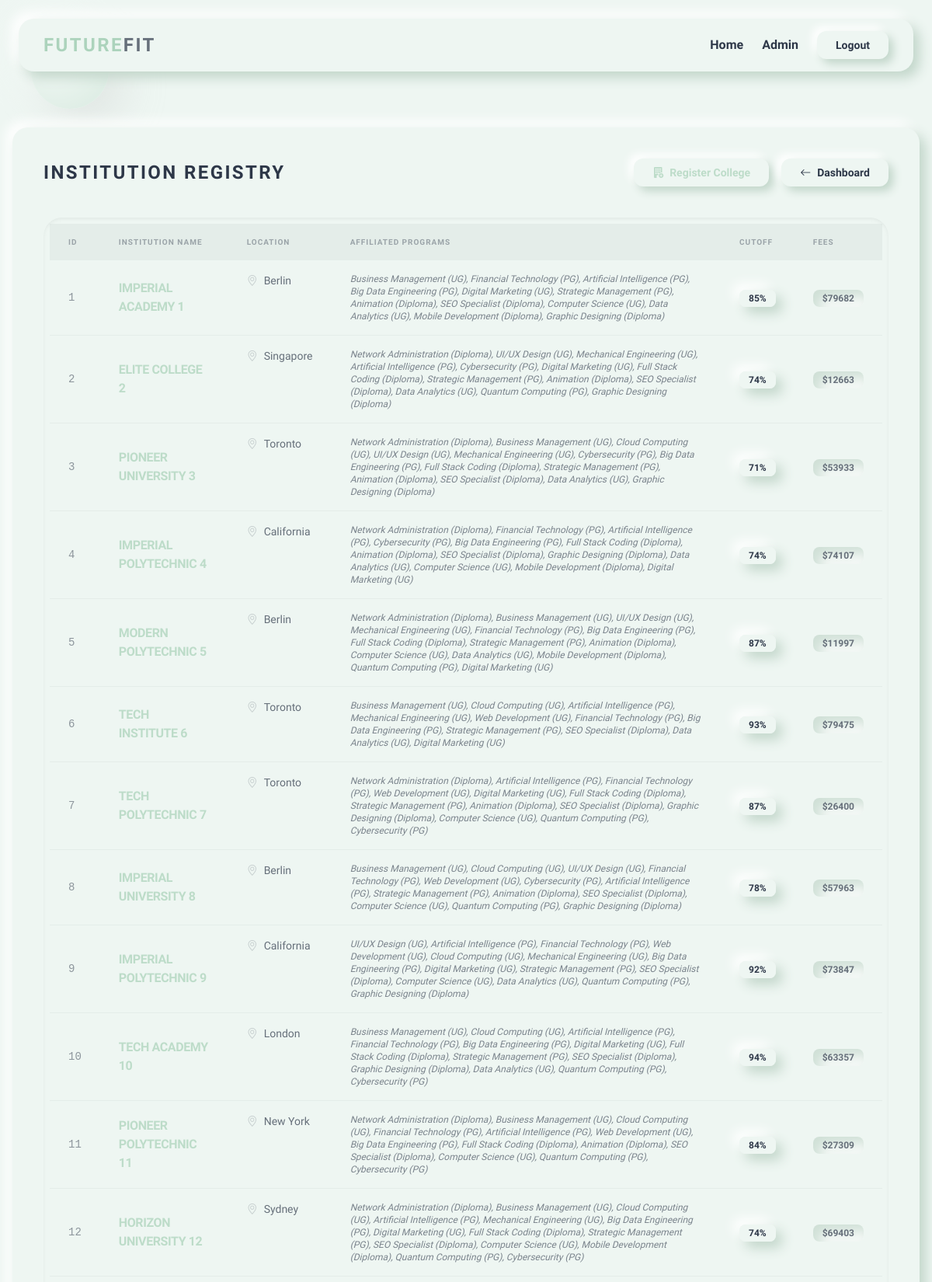
/admin/colleges (signed in, upper part), run on the app's committed database.
### models.py (models this page shows, shortened)
class College(db.Model):
    id = db.Column(db.Integer, primary_key=True)
    name = db.Column(db.String(100), nullable=False)
    location = db.Column(db.String(100), nullable=False)
    affiliates = db.Column(db.String(200)) # Courses offered
    cutoff_score = db.Column(db.Integer)
    fees = db.Column(db.Integer)

### routes_admin.py (the view)
@admin_bp.route("/admin/colleges")
@login_required
def view_colleges():
    if current_user.role != 'admin':
        abort(403)
    colleges = College.query.all()
    return render_template('admin_colleges.html', colleges=colleges, title='Manage Colleges')

### app.py (called while the page is built)
    @app.context_processor
    def inject_year():
        from datetime import datetime
        return {'year': datetime.utcnow().year}

### models.py (called while the page is built)
@login_manager.user_loader
def load_user(user_id):
    return User.query.get(int(user_id))

### templates/admin_colleges.html
{% extends "layout.html" %}
{% block content %}
<div class="nm-flat p-10 mt-12">
    <div class="flex flex-col md:flex-row justify-between items-center mb-10 gap-6">
        <h2 class="font-orbitron text-2xl font-bold text-nm-text tracking-widest uppercase">Institution Registry</h2>
        <div class="flex gap-4">
            <a href="{{ url_for('admin_bp.new_college') }}"
                class="nm-btn rounded-xl py-2 px-6 text-sm font-bold text-nm-accent flex items-center gap-2">
                <i class="bi bi-building-fill-add"></i> Register College
            </a>
            <a href="{{ url_for('admin_bp.dashboard') }}"
                class="nm-btn rounded-xl py-2 px-6 text-sm font-semibold flex items-center gap-2">
                <i class="bi bi-arrow-left"></i> Dashboard
            </a>
        </div>
    </div>
    <div class="nm-inset p-2 rounded-3xl overflow-hidden shadow-inner">
        <div class="overflow-x-auto">
            <table class="w-full text-left">
                <thead class="bg-nm-text bg-opacity-5">
                    <tr>
                        <th class="px-6 py-4 text-[10px] font-bold uppercase tracking-widest opacity-40">ID</th>
                        <th class="px-6 py-4 text-[10px] font-bold uppercase tracking-widest opacity-40">Institution
                            Name</th>
                        <th class="px-6 py-4 text-[10px] font-bold uppercase tracking-widest opacity-40">Location</th>
                        <th class="px-6 py-4 text-[10px] font-bold uppercase tracking-widest opacity-40">Affiliated
                            Programs</th>
                        <th class="px-6 py-4 text-[10px] font-bold uppercase tracking-widest opacity-40">Cutoff</th>
                        <th class="px-6 py-4 text-[10px] font-bold uppercase tracking-widest opacity-40">Fees</th>
                    </tr>
                </thead>
                <tbody class="divide-y divide-nm-text divide-opacity-5">
                    {% for college in colleges %}
                    <tr class="hover:bg-nm-text hover:bg-opacity-[0.02] transition-colors">
                        <td class="px-6 py-4 font-mono text-sm opacity-50">{{ college.id }}</td>
                        <td class="px-6 py-4 font-bold text-nm-accent uppercase tracking-tight">{{ college.name }}</td>
                        <td class="px-6 py-4 text-sm opacity-70 flex items-center">
                            <i class="bi bi-geo-alt mr-2 opacity-30"></i> {{ college.location }}
                        </td>
                        <td class="px-6 py-4 text-xs opacity-60 italic">{{ college.affiliates }}</td>
                        <td class="px-6 py-4">
                            <span class="nm-flat px-3 py-1 rounded-lg text-xs font-bold">{{ college.cutoff_score
                                }}%</span>
                        </td>
                        <td class="px-6 py-4">
                            <span class="nm-inset px-3 py-1 rounded-lg text-xs font-bold opacity-70">${{ college.fees
                                }}</span>
                        </td>
                    </tr>
                    {% endfor %}
                </tbody>
            </table>
        </div>
    </div>
</div>
{% endblock %}

### static/css/neumorphic.css (style rules this page uses)
:root { --nm-bg: #eef6f2; --nm-surface: #eef6f2; --nm-shadow-dark: #c2d6ca; --nm-shadow-light: #ffffff; --nm-primary: #acd3bc; --nm-accent: #bddcc9; --nm-text: #2d3748; --nm-text-muted: #718096; }
body { background-color: var(--nm-bg); color: var(--nm-text); font-family: 'Rajdhani', sans-serif; }
.nm-flat { background: var(--nm-surface); border-radius: 20px; box-shadow: 8px 8px 16px var(--nm-shadow-dark), -8px -8px 16px var(--nm-shadow-light); transition: all 0.3s ease; }
.nm-inset { background: var(--nm-surface); border-radius: 20px; box-shadow: inset 8px 8px 16px var(--nm-shadow-dark), inset -8px -8px 16px var(--nm-shadow-light); }
.nm-btn { border: none; outline: none; padding: 10px 20px; background: var(--nm-surface); color: var(--nm-text); font-weight: 600; cursor: pointer; box-shadow: 6px 6px 12px var(--nm-shadow-dark), -6px -6px 12px var(--nm-shadow-light); transition: all 0.2s ease; }

### templates/layout.html (style rules this page uses)
.font-orbitron { font-family: 'Orbitron', sans-serif; }
.font-rajdhani { font-family: 'Rajdhani', sans-serif; }

### data on the page
College: id "1", name "IMPERIAL ACADEMY 1", location "Berlin", affiliates "Business Management (UG), Financial Technology (PG), Artificial Intelligence (PG), Big Data Engineering (PG), Digital Marketing (UG), Strategic Management (PG), Animation (Diploma), SEO Specialist (Diploma), Computer Science (UG), Data Analytics (UG), Mobile Development (Diploma), Graphic Designing (Diploma)", cutoff_score "85", fees "79682"
College: id "2", name "ELITE COLLEGE 2", location "Singapore", affiliates "Network Administration (Diploma), UI/UX Design (UG), Mechanical Engineering (UG), Artificial Intelligence (PG), Cybersecurity (PG), Digital Marketing (UG), Full Stack Coding (Diploma), Strategic Management (PG), Animation (Diploma), SEO Specialist (Diploma), Data Analytics (UG), Quantum Computing (PG), Graphic Designing (Diploma)", cutoff_score "74", fees "12663"
College: id "3", name "PIONEER UNIVERSITY 3", location "Toronto", affiliates "Network Administration (Diploma), Business Management (UG), Cloud Computing (UG), UI/UX Design (UG), Mechanical Engineering (UG), Cybersecurity (PG), Big Data Engineering (PG), Full Stack Coding (Diploma), Strategic Management (PG), Animation (Diploma), SEO Specialist (Diploma), Data Analytics (UG), Graphic Designing (Diploma)", cutoff_score "71", fees "53933"
College: id "4", name "IMPERIAL POLYTECHNIC 4", location "California", affiliates "Network Administration (Diploma), Financial Technology (PG), Artificial Intelligence (PG), Cybersecurity (PG), Big Data Engineering (PG), Full Stack Coding (Diploma), Animation (Diploma), SEO Specialist (Diploma), Graphic Designing (Diploma), Data Analytics (UG), Computer Science (UG), Mobile Development (Diploma), Digital Marketing (UG)", cutoff_score "74", fees "74107"
College: id "5", name "MODERN POLYTECHNIC 5", location "Berlin", affiliates "Network Administration (Diploma), Business Management (UG), UI/UX Design (UG), Mechanical Engineering (UG), Financial Technology (PG), Big Data Engineering (PG), Full Stack Coding (Diploma), Strategic Management (PG), Animation (Diploma), Computer Science (UG), Data Analytics (UG), Mobile Development (Diploma), Quantum Computing (PG), Digital Marketing (UG)", cutoff_score "87", fees "11997"
College: id "6", name "TECH INSTITUTE 6", location "Toronto", affiliates "Business Management (UG), Cloud Computing (UG), Artificial Intelligence (PG), Mechanical Engineering (UG), Web Development (UG), Financial Technology (PG), Big Data Engineering (PG), Strategic Management (PG), SEO Specialist (Diploma), Data Analytics (UG), Digital Marketing (UG)", cutoff_score "93", fees "79475"
College: id "7", name "TECH POLYTECHNIC 7", location "Toronto", affiliates "Network Administration (Diploma), Artificial Intelligence (PG), Financial Technology (PG), Web Development (UG), Digital Marketing (UG), Full Stack Coding (Diploma), Strategic Management (PG), Animation (Diploma), SEO Specialist (Diploma), Graphic Designing (Diploma), Computer Science (UG), Quantum Computing (PG), Cybersecurity (PG)", cutoff_score "87", fees "26400"
College: id "8", name "IMPERIAL UNIVERSITY 8", location "Berlin", affiliates "Business Management (UG), Cloud Computing (UG), UI/UX Design (UG), Financial Technology (PG), Web Development (UG), Cybersecurity (PG), Artificial Intelligence (PG), Strategic Management (PG), Animation (Diploma), SEO Specialist (Diploma), Computer Science (UG), Quantum Computing (PG), Graphic Designing (Diploma)", cutoff_score "78", fees "57963"
College: id "9", name "IMPERIAL POLYTECHNIC 9", location "California", affiliates "UI/UX Design (UG), Artificial Intelligence (PG), Financial Technology (PG), Web Development (UG), Cloud Computing (UG), Mechanical Engineering (UG), Big Data Engineering (PG), Digital Marketing (UG), Strategic Management (PG), SEO Specialist (Diploma), Computer Science (UG), Data Analytics (UG), Quantum Computing (PG), Graphic Designing (Diploma)", cutoff_score "92", fees "73847"
College: id "10", name "TECH ACADEMY 10", location "London", affiliates "Business Management (UG), Cloud Computing (UG), Artificial Intelligence (PG), Financial Technology (PG), Big Data Engineering (PG), Digital Marketing (UG), Full Stack Coding (Diploma), Strategic Management (PG), SEO Specialist (Diploma), Graphic Designing (Diploma), Data Analytics (UG), Quantum Computing (PG), Cybersecurity (PG)", cutoff_score "94", fees "63357"
College: id "11", name "PIONEER POLYTECHNIC 11", location "New York", affiliates "Network Administration (Diploma), Business Management (UG), Cloud Computing (UG), Financial Technology (PG), Artificial Intelligence (PG), Web Development (UG), Big Data Engineering (PG), Full Stack Coding (Diploma), Animation (Diploma), SEO Specialist (Diploma), Computer Science (UG), Quantum Computing (PG), Cybersecurity (PG)", cutoff_score "84", fees "27309"
College: id "12", name "HORIZON UNIVERSITY 12", location "Sydney", affiliates "Network Administration (Diploma), Business Management (UG), Cloud Computing (UG), Artificial Intelligence (PG), Mechanical Engineering (UG), Big Data Engineering (PG), Digital Marketing (UG), Full Stack Coding (Diploma), Strategic Management (PG), SEO Specialist (Diploma), Computer Science (UG), Mobile Development (Diploma), Quantum Computing (PG), Cybersecurity (PG)", cutoff_score "74", fees "69403"
